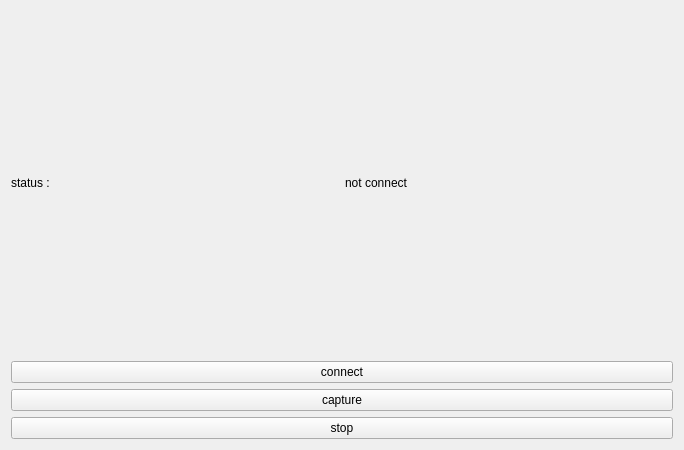
<?xml version="1.0" encoding="UTF-8"?>
<ui version="4.0">
 <class>Widget</class>
 <widget class="QWidget" name="Widget">
  <property name="geometry">
   <rect>
    <x>0</x>
    <y>0</y>
    <width>684</width>
    <height>450</height>
   </rect>
  </property>
  <property name="windowTitle">
   <string>Widget</string>
  </property>
  <layout class="QVBoxLayout" name="verticalLayout">
   <item>
    <layout class="QHBoxLayout" name="horizontalLayout_2">
     <item>
      <widget class="QLabel" name="status">
       <property name="text">
        <string>status :</string>
       </property>
      </widget>
     </item>
     <item>
      <widget class="QLabel" name="status_value">
       <property name="text">
        <string>not connect</string>
       </property>
      </widget>
     </item>
    </layout>
   </item>
   <item>
    <layout class="QVBoxLayout" name="verticalLayout_2">
     <item>
      <widget class="QPushButton" name="connectBtn">
       <property name="text">
        <string>connect</string>
       </property>
      </widget>
     </item>
     <item>
      <widget class="QPushButton" name="captureBtn">
       <property name="text">
        <string>capture</string>
       </property>
      </widget>
     </item>
     <item>
      <widget class="QPushButton" name="stopBtn">
       <property name="text">
        <string>stop</string>
       </property>
      </widget>
     </item>
    </layout>
   </item>
  </layout>
 </widget>
 <resources/>
 <connections/>
</ui>
